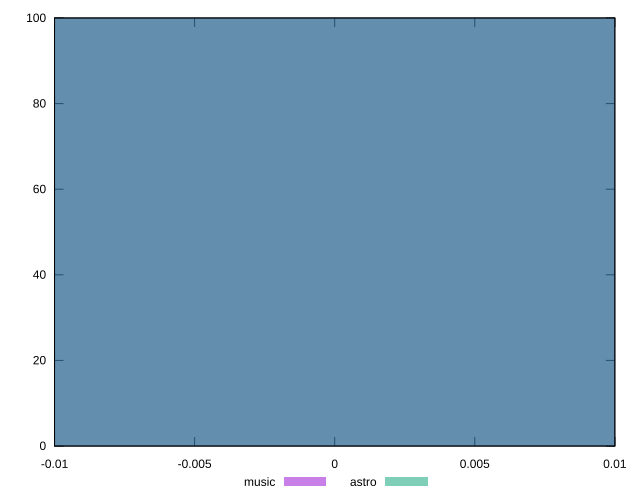

Source code (gnuplot):
reset

$music <<EOF
0 100
EOF

$astro <<EOF
0 100
EOF

set key outside below
set boxwidth 0.1
set xrange [-0.01:0.01]
set yrange [0:100]
set trange [0:100]
set style fill transparent solid 0.5 noborder
set terminal svg size 640, 500 enhanced background rgb 'white'
set output "reports/report_00031_2021-02-24T23-18-18.084Z/third-party-summary/comparison/histogram/all_score.svg"

plot $music title "music" with boxes, \
     $astro title "astro" with boxes

reset
